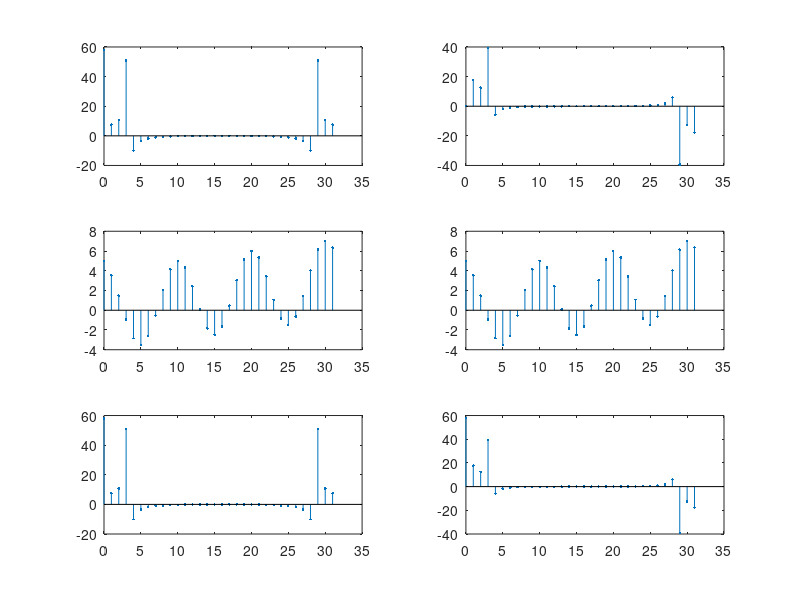

The MATLAB script that drew this image:
n=0:31;
N=32;
x=0.1*n+0.2.^n+4*cos(0.2*pi*n);
X=fft(x,N);
subplot(3,2,1);stem(n,real(X),'.');
subplot(3,2,2);stem(n,imag(X),'.');


subplot(3,2,3);stem(n,x,'.');
x=conj(fft(conj(X)))/32;
subplot(3,2,4);stem(n,x,'.');


x1(1:16)=x(2*[0:15]+1);
x2(1:16)=x(2*[1:16]);
y=x1+j*x2;
Y=fft(y,N/2);
X1=[Y(1) (Y([1:15]+1)+conj(Y([15:-1:1]+1)))/2];
X2=[Y(1) (Y([1:15]+1)-conj(Y([15:-1:1]+1)))/2/j];
X=[X1+X2.*exp(-j*2*pi*[0:15]/32) X1-X2.*exp(-j*2*pi*[0:15]/32)];
subplot(3,2,5);stem(n,real(X),'.');
subplot(3,2,6);stem(n,imag(X),'.');